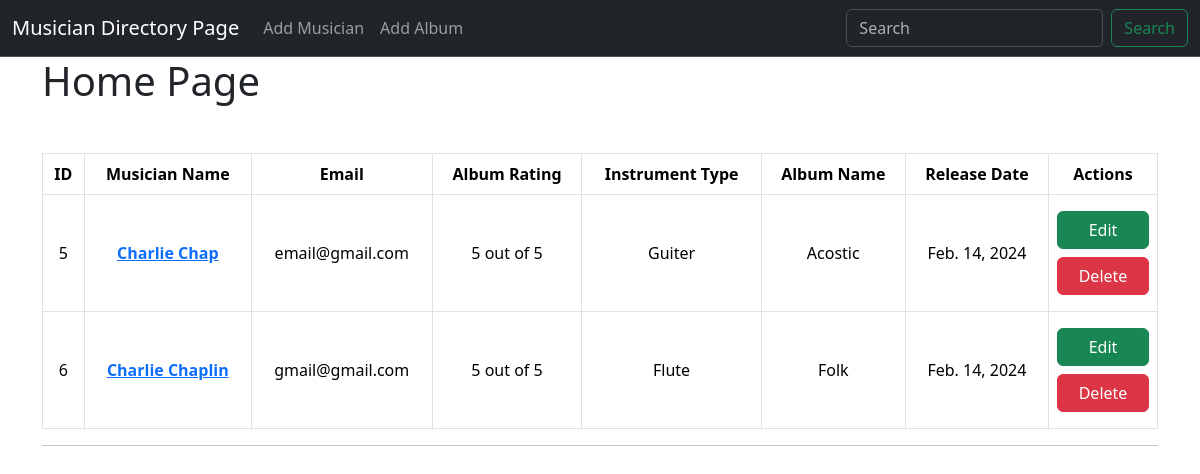
The page / on the database its author committed.
### Albums/models.py (models this page shows, shortened)
class Album(models.Model):
    name = models.CharField(max_length=50)
    musician = models.ForeignKey(Musician, on_delete=models.CASCADE)
    release = models.DateField(auto_now_add=True)
    rating = models.CharField(max_length=20,choices=(('1','1'), ('2','2'), ('3','3'), ('4','4'),('5','5')))

### Musicians_directory/models.py (models this page shows, shortened)
class Musician(models.Model):
    first_name = models.CharField(max_length=50)
    last_name = models.CharField(max_length=50)
    email = models.EmailField()
    phone = models.CharField(max_length=20)
    instrument = models.CharField(max_length=50)

### practice_2/views.py (the view)
# urls.py: 2. Add a URL to urlpatterns:  path('', views.home, name='home')
def home(request):
    data = Album.objects.all()
    return render(request,'home.html',{'data':data})

### templates/home.html
{% extends "base.html" %}
{% block content %}
<div class="container">
    <h1>Home Page</h1>
    <table class="table table-bordered mt-5 text-center">
        <thead>
          <tr>
            <th scope="col">ID</th>
            <th scope="col">Musician Name</th>
            <th scope="col">Email</th>
            <th scope="col">Album Rating</th>
            <th scope="col">Instrument Type</th>
            <th scope="col">Album Name</th>
            <th scope="col">Release Date</th>
            <th scope="col">Actions</th>
          </tr>
        </thead>
        <tbody>
            {% for i in data %}
                <tr>
                    <td class="align-middle">{{i.id}}</td>
                    <td class="align-middle"><a href="{% url 'edit_musician' i.musician.id %}"><b>{{i.musician.first_name}} {{i.musician.last_name}}</b></a></td>
                    <td class="align-middle">{{i.musician.email}}</td>
                    <td class="align-middle">{{i.rating}} out of 5</td>
                    <td class="align-middle">{{i.musician.instrument}}</td>
                    <td class="align-middle">{{i.name}}</td>
                    <td class="align-middle">{{i.release}}</td>
                    <td class="align-middle">
                      <a href="{% url 'edit_album' i.id %}" class="btn btn-success my-2 d-block">Edit</a>
                      <a href="{% url 'delete_musician' i.musician.id %}" class="btn btn-danger my-2 d-block ">Delete</a>
                    </td>
                </tr>
            {% endfor %}
        </tbody>
    </table>
    <hr>
</div>
{% endblock  %}

### templates/base.html (shortened to what this page needs)
<!DOCTYPE html>
<html lang="en">
<head>
    <link href="https://cdn.jsdelivr.net/npm/bootstrap@5.3.2/dist/css/bootstrap.min.css" rel="stylesheet">
</head>
<body>
    <nav class="navbar navbar-expand-lg bg-dark border-bottom border-body" data-bs-theme="dark"">
        <div class="container-fluid">
          <a class="navbar-brand" href="{%url 'homepage'%}">Musician Directory Page</a>
          <div class="collapse navbar-collapse" id="navbarSupportedContent">
            <ul class="navbar-nav me-auto mb-2 mb-lg-0">
              <li class="nav-item">
                <a class="nav-link" href="{%url 'add_musician'%}">Add Musician</a>
              </li>
              <li class="nav-item">
                <a class="nav-link" href="{%url 'add_album'%}">Add Album</a>
              </li>
            </ul>
            <form class="d-flex" role="search">
              <input class="form-control me-2" type="search" placeholder="Search" aria-label="Search">
              <button class="btn btn-outline-success" type="submit">Search</button>
            </form>
          </div>
        </div>
      </nav>
      {%block content%}
      {%endblock%}
</body>
</html>

### rows shown on the page
Album: id "5", musician.first_name "Charlie", musician.last_name "Chap", musician.email "email@gmail.com", rating "5", musician.instrument "Guiter", name "Acostic", release "Feb. 14, 2024"
Album: id "6", musician.first_name "Charlie", musician.last_name "Chaplin", musician.email "gmail@gmail.com", rating "5", musician.instrument "Flute", name "Folk", release "Feb. 14, 2024"
